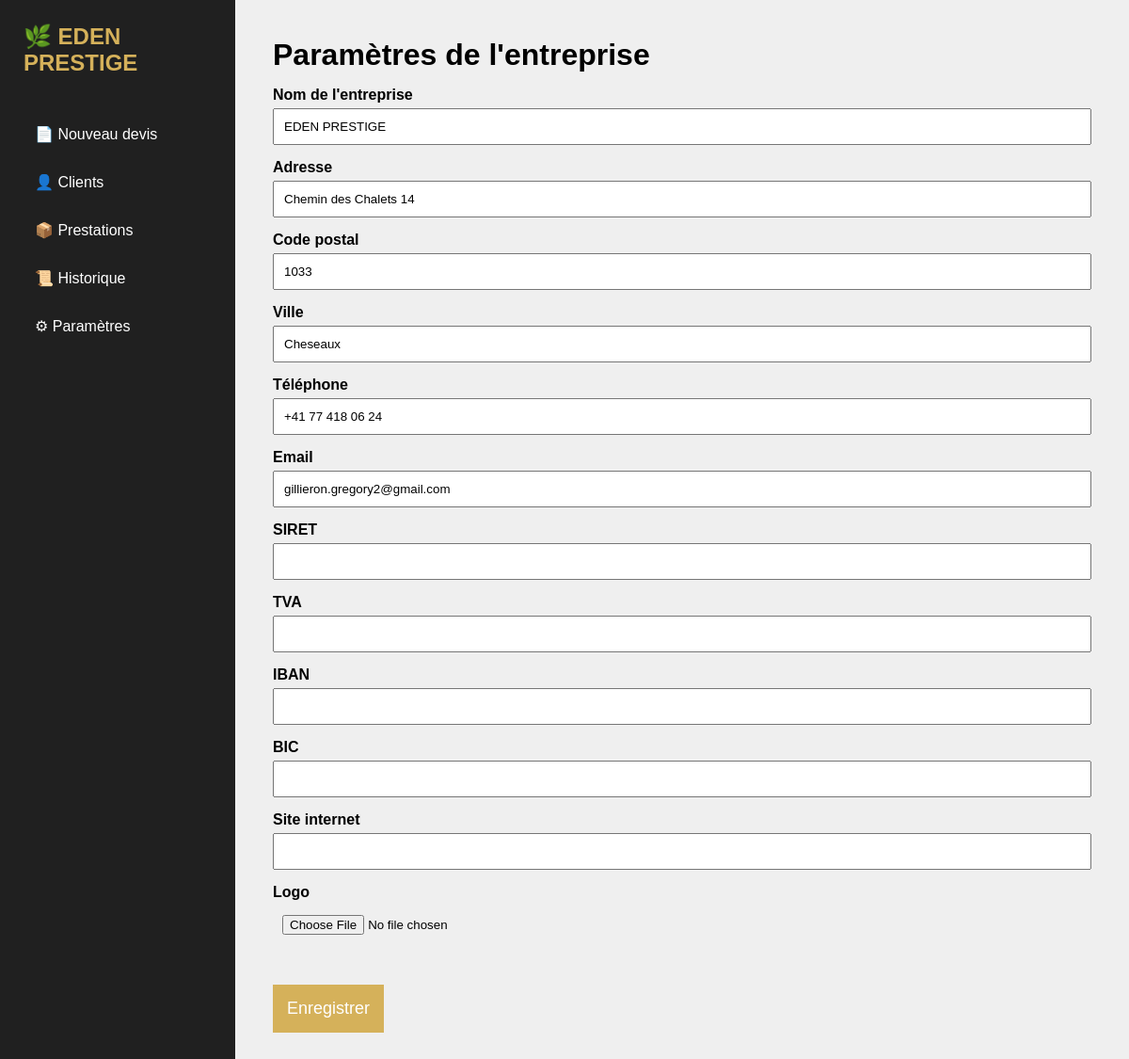
Screenshot of /parametres with the database file from the repository.
### models.py (models this page shows)
class Parametres(db.Model):
    __tablename__ = "parametres"
    id = db.Column(db.Integer, primary_key=True)
    entreprise = db.Column(db.String(150))
    adresse = db.Column(db.String(255))
    code_postal = db.Column(db.String(10))
    ville = db.Column(db.String(100))
    telephone = db.Column(db.String(30))
    email = db.Column(db.String(150))
    siret = db.Column(db.String(30))
    tva = db.Column(db.String(30))
    iban = db.Column(db.String(60))
    bic = db.Column(db.String(30))
    site = db.Column(db.String(150))
    logo = db.Column(db.String(255))

### app.py (the view)
@app.route("/parametres")
def parametres():
    param = Parametres.query.first()
    if param is None:
        param = Parametres()
        db.session.add(param)
        db.session.commit()
    return render_template(
        "parametres.html",
        param=param
    )

### templates/parametres.html
{% extends "base.html" %}
{% block contenu %}
<h1>Paramètres de l'entreprise</h1>
<form
    method="POST"
    enctype="multipart/form-data">
<label>Nom de l'entreprise</label>
<input name="entreprise" value="{{ param.entreprise or '' }}">
<label>Adresse</label>
<input name="adresse" value="{{ param.adresse or '' }}">
<label>Code postal</label>
<input name="code_postal" value="{{ param.code_postal or '' }}">
<label>Ville</label>
<input name="ville" value="{{ param.ville or '' }}">
<label>Téléphone</label>
<input name="telephone" value="{{ param.telephone or '' }}">
<label>Email</label>
<input name="email" value="{{ param.email or '' }}">
<label>SIRET</label>
<input name="siret" value="{{ param.siret or '' }}">
<label>TVA</label>
<input name="tva" value="{{ param.tva or '' }}">
<label>IBAN</label>
<input name="iban" value="{{ param.iban or '' }}">
<label>BIC</label>
<input name="bic" value="{{ param.bic or '' }}">
<label>Site internet</label>
<input name="site" value="{{ param.site or '' }}">
<label>Logo</label>
<input
    type="file"
    name="logo">
<br><br>
<button class="valider">
    Enregistrer
</button>
</form>
{% endblock %}

### static/style.css (style rules this page uses)
* { margin:0; padding:0; box-sizing:border-box; font-family:Arial; }
body { display:flex; background:#efefef; }
label { display:block; margin-top:15px; font-weight:bold; }
input { width:100%; padding:10px; margin-top:5px; }
button { padding:8px 15px; cursor:pointer; }
.valider { margin-top:25px; background:#d5b15a; color:white; font-size:18px; border:none; padding:15px; cursor:pointer; }

### rows the page displays
Parametres: entreprise "EDEN PRESTIGE", adresse "Chemin des Chalets 14", code_postal "1033", ville "Cheseaux", telephone "+41 77 418 06 24", email "gillieron.gregory2@gmail.com"
